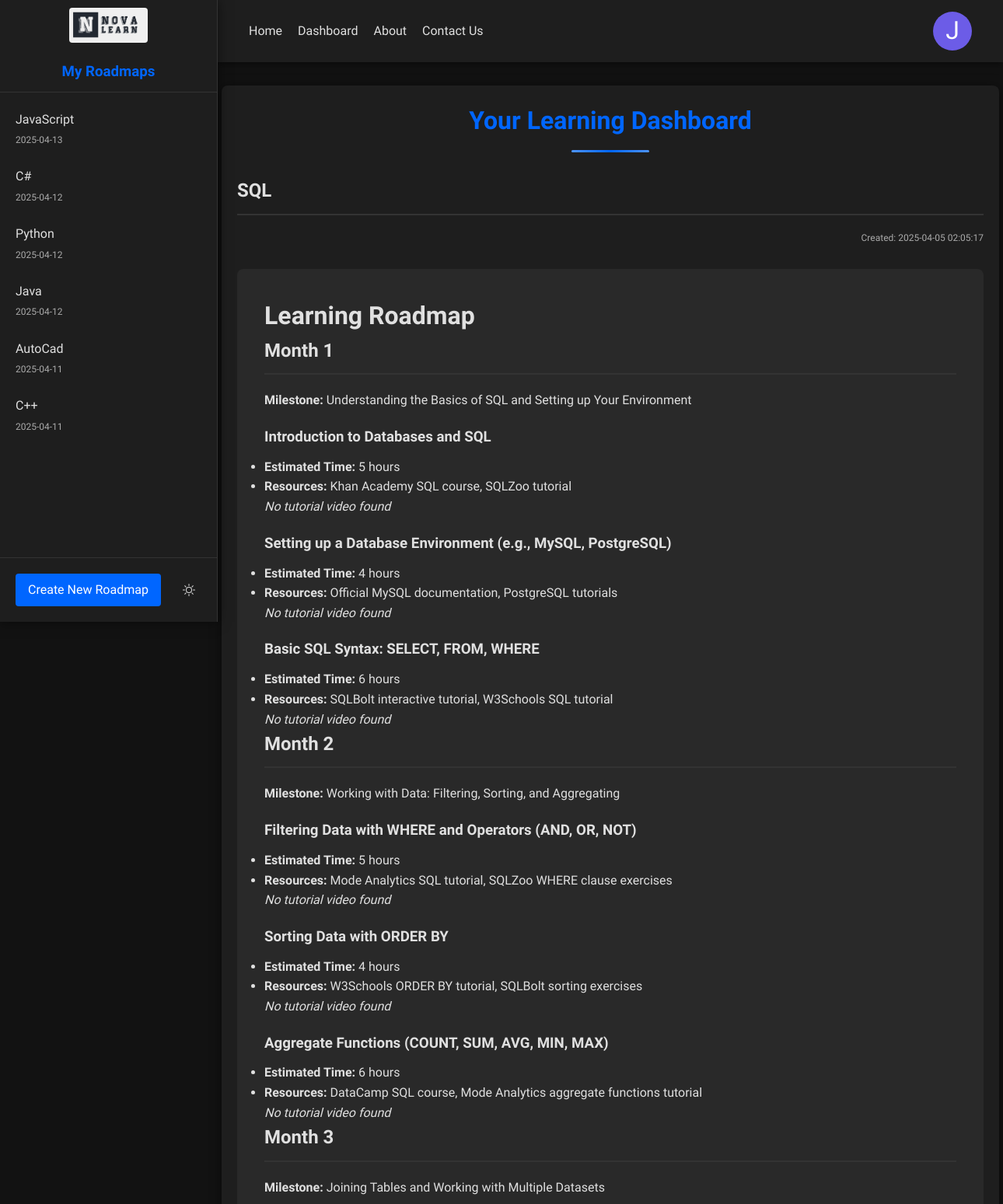
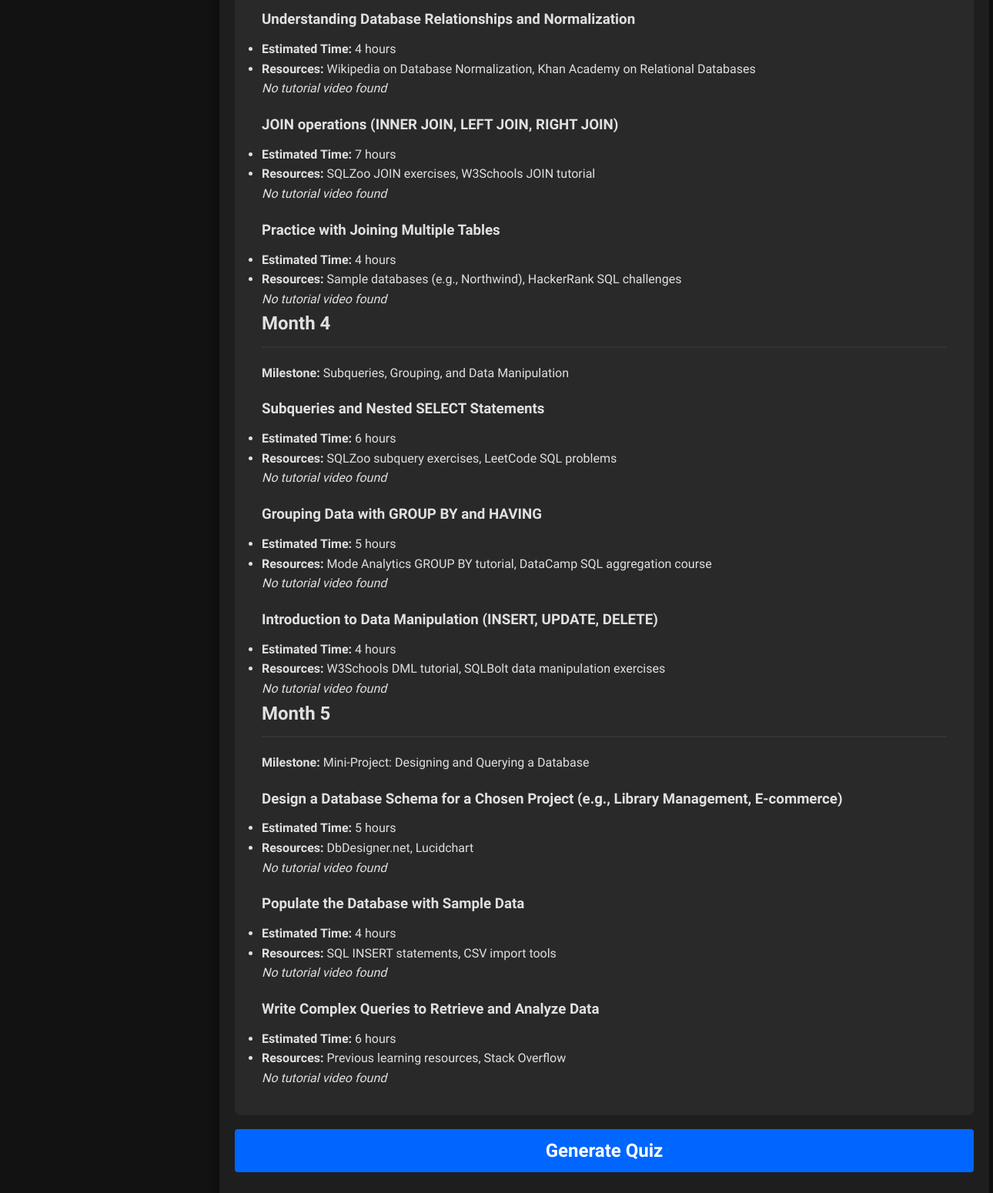
The page /view-roadmap/1 (signed in) on the database its author committed (2 pictures, top to bottom).
### tables this page shows
CREATE TABLE roadmaps (
        id INTEGER PRIMARY KEY AUTOINCREMENT,
        subject TEXT NOT NULL,
        content TEXT NOT NULL,
        created_at TIMESTAMP DEFAULT CURRENT_TIMESTAMP,
        user_id TEXT DEFAULT 'anonymous'
    );

### app.py (the view)
@app.route("/view-roadmap/<int:roadmap_id>", methods=["GET"])
def view_roadmap(roadmap_id):
    user_id = session.get("user_id")
    if not user_id:
        return redirect(url_for("login"))
    user = {
        "id": user_id,
        "name": session.get("user_name"),
        "email": session.get("user_email"),
    }
    roadmaps = get_all_roadmaps_for_user(user_id)
    conn = sqlite3.connect("instance/roadmaps.db")
    conn.row_factory = sqlite3.Row
    cursor = conn.cursor()
    cursor.execute(
        "SELECT id, subject, content, created_at FROM roadmaps WHERE id = ?",
        (roadmap_id,),
    )
    row = cursor.fetchone()
    conn.close()
    print({row["subject"]})
    if row:
        current_roadmap = {
            "id": row["id"],
            "subject": row["subject"],
            "content": row["content"],
            "created_at": row["created_at"],
        }
        session["current_roadmap_id"] = roadmap_id
        return render_template(
            "main.html", roadmaps=roadmaps, roadmap=current_roadmap, user=user
        )
    else:
        return redirect(url_for("dashboard"))

### app.py (called while the page is built)
def md_to_html(text):
    try:
        return Markup(
            markdown.markdown(text, extensions=["tables", "fenced_code", "extra"])
        )
    except Exception as e:
        return Markup(f"<pre>{text}</pre>")

def get_all_roadmaps_for_user(user_id):
    conn = sqlite3.connect("instance/roadmaps.db")
    conn.row_factory = sqlite3.Row
    cursor = conn.cursor()
    cursor.execute(
        "SELECT id, subject, content, created_at FROM roadmaps WHERE user_id = ? ORDER BY created_at DESC",
        (user_id,),
    )
    roadmaps = cursor.fetchall()
    conn.close()
    result = []
    for roadmap in roadmaps:
        result.append(
            {
                "id": roadmap["id"],
                "subject": roadmap["subject"],
                "content": roadmap["content"],
                "created_at": roadmap["created_at"],
            }
        )
    return result

### templates/main.html (shortened to what this page needs)
<!DOCTYPE html>
<html lang="en">
  <head>
    <link
      rel="stylesheet"
      href="{{ url_for('static', filename='css/main.css') }}"
    />
    <link
      rel="stylesheet"
      href="https://cdnjs.cloudflare.com/ajax/libs/animate.css/4.1.1/animate.min.css"
    />
  </head>
  <body class="dark-mode">
    <div class="main-container">
      <aside class="sidebar">
        <div class="sidebar-header">
          <a href="/" id="logo">
            <img
              id="logo-img"
              her
              src="{{ url_for('static', filename='Img/image.png') }}"
              alt="Logo"
            />
          </a>
          <h3>My Roadmaps</h3>
        </div>
        <div class="sidebar-content">
          <ul class="roadmap-list">
            {% if roadmaps %} {% for map in roadmaps %}
            <li
              class="roadmap-item {{ 'active' if roadmap and roadmap.id == map.id else '' }}"
            >
              <a href="/view-roadmap/{{ map.id }}">
                <span class="roadmap-title">{{ map.subject }}</span>
                <span class="roadmap-date"
                  >{{ map.created_at.split(' ')[0] }}</span
                >
              </a>
            </li>
            {% endfor %} {% else %}
            <li class="empty-list">No saved roadmaps yet</li>
            {% endif %}
          </ul>
        </div>
        <div class="sidebar-footer">
          <a href="/" class="new-roadmap-btn">Create New Roadmap</a>
          <button id="toggle-theme" class="theme-toggle">
          </button>
        </div>
      </aside>
      <main class="content">
        <header>
          <nav>
            <ul class="nav-list">
              <li><a href="/">Home</a></li>
              <li><a href="{{ url_for('dashboard') }}">Dashboard</a></li>
              <li>
                <a href="{{ url_for('static', filename='html/about.html') }}"
                  >About</a
                >
              </li>
              <li>
                <a
                  href="{{ url_for('static', filename='html/Contact-Us.html') }}"
                  >Contact Us</a
                >
              </li>
            </ul>
            <div class="login">
              <div class="profile-circle">
                {% if user %} {{ user.name[0] | upper }} {% endif %}
              </div>
            </div>
          </nav>
        </header>
        <div class="dashboard-container animate__animated animate__fadeIn">
          <h1 class="dashboard-title">Your Learning Dashboard</h1>
          {% if roadmap %}
          <div class="saved-roadmap animate__animated animate__fadeInUp">
            <h2>{{ roadmap.subject }}</h2>
            <div class="roadmap-details">
              <span class="roadmap-date"
                >Created: {{ roadmap.created_at }}</span
              >
            </div>
            <div class="roadmap-content scroll-reveal">
              {{ roadmap.content | md_to_html }}
            </div>
            <div class="quiz-section">
              <a href="{{ url_for('quiz_page', subject='{{ roadmap.subject }}') }}">
                <button id="generate-quiz" class="quiz-button">
                  Generate Quiz
                </button>
              </a>
            </div>
          </div>
          {% endif %}
        </div>
      </main>
    </div>
  </body>
</html>

### rows shown on the page
roadmaps: subject "JavaScript", created_at "2025-04-13"
roadmaps: subject "C#", created_at "2025-04-12"
roadmaps: subject "Python", created_at "2025-04-12"
roadmaps: subject "Java", created_at "2025-04-12"
roadmaps: subject "AutoCad", created_at "2025-04-11"
roadmaps: subject "C++", created_at "2025-04-11"
roadmaps: subject "SQL", created_at "2025-04-05 02:05:17", content|md_to_html "Learning Roadmap Month 1 Milestone: Understanding the Basics of SQL and Setting up Your Environment Introduction to Databases and SQL Estimated Time: 5 hours Resources: Khan Academy SQL course, SQLZoo tutorial No tutorial video found Setting up a Database Environment (e.g., MySQL, PostgreSQL) Estimated Time: 4 hours Resources: Official MySQL documentation, PostgreSQL tutorials No tutorial video found Basic SQL Syntax: SELECT, FROM, WHERE Estimated Time: 6 hours Resources: SQLBolt interactive tutorial, W3Schools SQL tutorial No tutorial video found Month 2 Milestone: Working with Data: Filtering, Sorting, and Aggregating Filtering Data with WHERE and Operators (AND, OR, NOT) Estimated Time:…"

### other values the page prints
{{ user.name[0] | upper }} "J"
